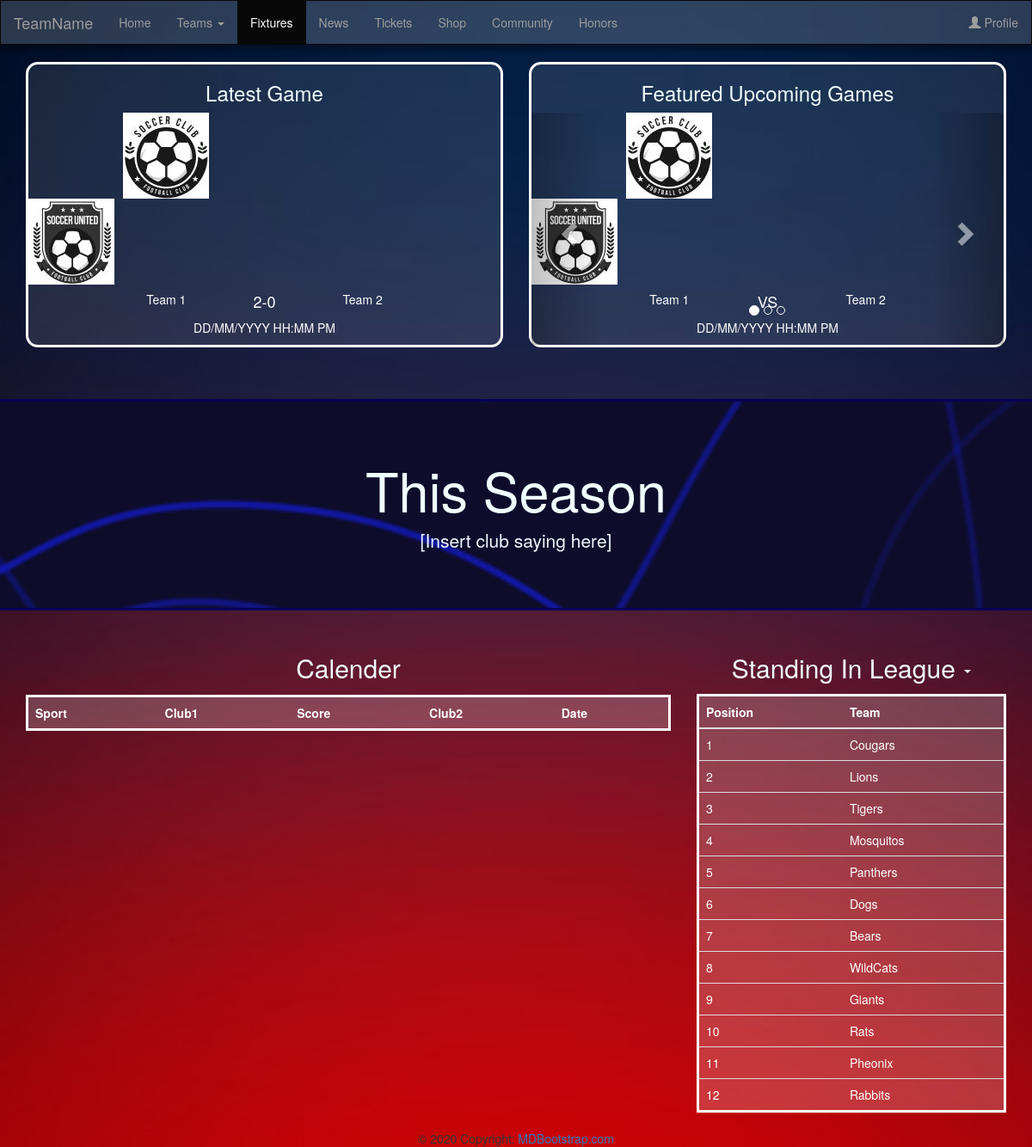
The page /fixtures on the database its author committed.
### tables this page shows
CREATE TABLE standing (
	sport TEXT not null,
	team TEXT NOT NULL,
	pos INTEGER not null
);

### app.py (the view)
@app.route('/fixtures')
def getFixtures():
    if 'user' in session:
        user = session['user']
        role = session['role']
    else:
        user = None
        role = ''
    team = request.args.get('team')
    if team is None:
        team = 'womenbb'
    standing = functions.getStanding(team)
    games = functions.getGames()
    return render_template('fixtures.html', user=user, role=role, games=games, standing=standing)

### functions.py (called while the page is built)
def getGames():
    conn = sqlite3.connect('database/430Group4.db')
    cursor = conn.cursor()
    cursor.execute("select * from games")
    res = cursor.fetchall()
    games = []
    for row in res:
        games.append(row)
    cursor.close()
    conn.close()
    return games

def getStanding(team):
    conn = sqlite3.connect('database/430Group4.db')
    cursor = conn.cursor()
    SQL = "select team, pos from standing where sport='"+team+"' order by pos asc"
    cursor.execute(SQL)
    res = cursor.fetchall()
    standing = []
    for row in res:
        standing.append(row)
    cursor.close()
    conn.close()
    return standing

### templates/Fixtures.html (shortened to what this page needs)
<!doctype html>
<html lang="en">
  <head>
    <link
      rel="stylesheet"
      href="https://maxcdn.bootstrapcdn.com/bootstrap/3.4.1/css/bootstrap.min.css"
    />
    <link
      href="{{ url_for('static', filename='css/fixtures.css') }}"
      rel="stylesheet"
      type="text/css"
      />
  </head>
  <body style="background-color: transparent;">
    <nav class="navbar navbar-inverse bringToFrontDiv ">
        <div class="container-fluid">
          <div class="navbar-header">
            <a class="navbar-brand" href="/">TeamName</a>
          </div>
          <ul class="nav navbar-nav">
            <li><a href="/">Home</a></li>
            <li class="dropdown">
              <a class="dropdown-toggle" data-toggle="dropdown" href="#"
                >Teams <span class="caret"></span
              ></a>
            </li>
            <li class="active"><a href="/fixtures">Fixtures</a></li>
            <li><a href="/news">News</a></li>
            <li><a href="/tickets">Tickets</a></li>
            <li><a href="/shop">Shop</a></li>
            <li><a href="/community">Community</a></li>
            <li><a href="/honorsfb">Honors</a></li>
          </ul>
          <ul class="nav navbar-nav navbar-right">
            <li>
              {%if user is none%}
              <a href="/login">
                <span class="glyphicon glyphicon-user"></span> Profile</a
              >
              {%else%}
              <a href="/profile">
                <span class="glyphicon glyphicon-user"></span> {{user}}</a
              >
              {%endif%}
            </li>
          </ul>
        </div>
      </nav>
    <div class="container">
        <div class="row">
            <div class="col-lg-6 mb-4">
                <div class="card" style="border-style: solid;border-color: rgb(255, 255, 255); color: rgb(255, 255, 255); background-color: rgba(255, 255, 255, 0.1);">
                    <h3 class="card-title" style="color: azure; text-align: center;">Latest Game</h3>
                    <div class="card-body">
                        <img class="img" src="{{url_for('static', filename='css/images/fixtures/logo1a_r1.jpg')}}" alt="[sample image here]" style="text-align:left; margin-left:20%; margin-right:23%;">
                        <img class="img" src="{{url_for('static', filename='css/images/fixtures/logo1a_r2.jpg')}}" alt="[sample image here]" style="text-align:right; margin-right:20%;">
                        <div style="clear: both">
                          <h5 style="float: left; margin-left:25%">Team 1</h2>
                          <h5 style="float: right; margin-right:25%">Team 2</h3>
                      </div>
                      <h4 class="card-text" style="text-align: center;">2-0</h4>
                        <p class="card-text" style="text-align: center;">
                            DD/MM/YYYY HH:MM PM
                        </p>
                    </div>
                </div>
            </div>
            <div class="col-lg-6 mb-4">
              <div class="card" style="border-style: solid;border-color: rgb(255, 255, 255); color: rgb(255, 255, 255); background-color: rgba(255, 255, 255, 0.1);">
                <h3 class="card-title" style="color: azure; text-align: center;">Featured Upcoming Games</h3>
                <div id="myCarousel" class="carousel slide" data-ride="carousel">
                  <ol class="carousel-indicators">
                    <li data-target="#myCarousel" data-slide-to="0" class="active"></li>
                    <li data-target="#myCarousel" data-slide-to="1"></li>
                    <li data-target="#myCarousel" data-slide-to="2"></li>
                  </ol>
                  <div class="carousel-inner">
                    <div class="item active">
                      <div class="card-body">
                        <img class="img" src="{{url_for('static', filename='css/images/fixtures/logo1a_r1.jpg')}}" alt="[sample image here]" style="text-align:left; margin-left:20%; margin-right:23%;">
                        <img class="img" src="{{url_for('static', filename='css/images/fixtures/logo1a_r2.jpg')}}" alt="[sample image here]" style="text-align:right; margin-right:20%;">
                        <div style="clear: both">
                          <h5 style="float: left; margin-left:25%">Team 1</h2>
                          <h5 style="float: right; margin-right:25%">Team 2</h3>
                        </div>
                        <h4 class="card-text" style="text-align: center;">VS</h4>
                        <p class="card-text" style="text-align: center;">
                            DD/MM/YYYY HH:MM PM
                        </p>
                      </div>
                    </div>
                  </div>
                  <a class="left carousel-control" href="#myCarousel" data-slide="prev">
                    <span class="glyphicon glyphicon-chevron-left"></span>
                  </a>
                  <a class="right carousel-control" href="#myCarousel" data-slide="next">
                    <span class="glyphicon glyphicon-chevron-right"></span>
                  </a>
                </div>
              </div>
            </div>
        </div>
    </div>
    <div class="jumbotron bg-cover" style="margin-top:5%; background-size:cover; background-image:url(../static/css/images/fixtures/waves.gif); border-top:solid; border-bottom: solid; border-color:rgba(9, 0, 88, 0.993);">
      <div class="container">
        <h1 class="display-4" style="text-align:center; color:azure">This Season</h1>
        <p class="lead" style="text-align:center; color:aliceblue">[Insert club saying here]</p>
      </div>
    </div>
    <div class="container">
      <div class="row">
        <div class="col-lg-8 mb-4">
          <h2 style="text-align: center; color:azure;">Calender</h2>
          <table class="table" style="margin-top:2%; border-style:solid; border-color: rgb(255, 255, 255); color: rgb(255, 255, 255); background-color: rgba(255, 255, 255, 0.2);">
            <thead>
              <tr>
                <th scope="col">Sport</th>
                <th scope="col">Club1</th>
                <th scope="col">Score</th>
                <th scope="col">Club2</th>
                <th scope="col">Date</th>
              </tr>
            </thead>
          </table>
        </div>
        <div class="col-lg-4 mb-4">
          <h2 class="dropdown" style="color:azure; text-align:center;">
            <a class="dropdown-toggle" data-toggle="dropdown" href="#"
              style="color:azure;">Standing In League <span class="caret"></span
            ></a>
          </h2>
          <table class="table" style="margin-top:4%; border-style:solid; border-color: rgb(255, 255, 255); color: rgb(255, 255, 255); background-color: rgba(255, 255, 255, 0.2);">
            <thead>
              <tr>
                <th>Position</th>
                <th>Team</th>
              </tr>
            </thead>
            <tbody>
              {% for team in standing%}
              <tr>
                <td>{{loop.index}}</td>
                <td>{{team[0]}}</td>
              </tr>
              {%endfor%}
            </tbody>
          </table>
        </div>
      </div>
    </div>
<footer class="page-footer font-small blue">
  <div class="footer-copyright text-center py-3">
    © 2020 Copyright:
    <a href="/"> MDBootstrap.com</a>
  </div>
</footer>
  </body>
</html>

### static/css/fixtures.css (style rules this page uses)
.navbar { box-shadow: 0 0.3rem 0.4rem 4px rgb(0 0 0 / 25%); min-height:100%; }
.bringToFrontDiv { background: rgba(219, 223, 230, 0.2); border-radius: 0; }
html { background: url("images/bg.jpeg") no-repeat center center fixed; -webkit-background-size: cover; -moz-background-size: cover; -o-background-size: cover; background-size: cover; }
.card { border-style: solid; border-radius: 1em; border-color: rgb(255, 255, 255); color: white; background: rgba(219, 223, 230, 0.2); }
.card-title { color: hsl(216, 25%, 38%); text-align: center; }

### rows shown on the page
standing: team "Cougars"
standing: team "Lions"
standing: team "Tigers"
standing: team "Mosquitos"
standing: team "Panthers"
standing: team "Dogs"
standing: team "Bears"
standing: team "WildCats"
standing: team "Giants"
standing: team "Rats"
standing: team "Pheonix"
standing: team "Rabbits"
